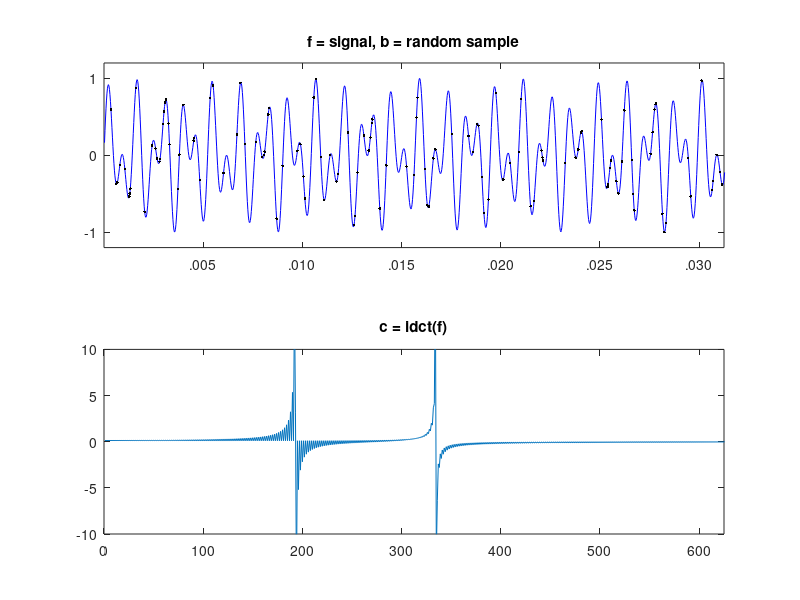

MATLAB code for this plot:
           
  disp(' 1  2  3');
  disp(' 4  5  6');
  disp(' 7  8  9');
  disp('    0  ');
choice=input('please choose a key: ');
	 switch(choice)
               case 1
                    a=697;
                    b=1209;
                case 2
                    a=697;
                    b=1336;
                case 3
                    a=697;
                    b=1477;
                case 4
                    a=770;
                    b=1209;
                case 5
                    a=770;
                    b=1336;
                case 6
                    a=770;
                    b=1477;
                case 7
                    a=852;
                    b=1209;
                case 8
                    a=852;
                    b=1336;
                case 9
                    a=852;
                    b=1477;
                case '*'
                    a=941;
                    b=1209; 
                case 0
                    a=941;
                    b=1336;
                
            otherwise
                fprintf('invalid key entered');
        end


        Fs = 40000; %sampling frequency
        t = (1:Fs/8)'/Fs; %sampling rate
        f = (sin(2*pi*a*t) + sin(2*pi*b*t))/2; %average of frequency components of the two sinusoids
        n = length(f); %n=5000
        m = ceil(n/10); %m=500
        k = randperm(n)';
        k = sort(k(1:m));
        b = f(k); %random samples
        % Plot f and b.
        % Plot idct(f) = inverse discrete cosine transform.

axf = [0 max(t)/4 -1.2 1.2];
axd = [0 n/8 -10 10];
figure(1);
subplot(2,1,1)
plot(t,f,'b-',t(k),b,'k.')
axis(axf);
set(gca,'xtick',.005:.005:.030,'ytick',-1:1, ...
   'xticklabel',{'.005','.010','.015','.020','.025','.030'})
title('f = signal, b = random sample')
subplot(2,1,2)
plot(idct(f))
axis(axd);
set(gca,'xtick',0:100:600)
title('c = idct(f)')
drawnow



sound(f,Fs)
lenb=length(b);
lenk=length(k);
lent=length(t);
save('C:\Users\abhishek_sharma92\Desktop\project\code\allBP.mat','lenb','lenk','lent','b','k','n','m','Fs','t','f','-ascii','-double','-tabs')
cont=input('Press Y to send samples to the server or N to abort: ','s');
switch(cont)
    case 'N' 
        exit;
    case 'Y' 
        client('192.168.2.5',3000,'C:\Users\abhishek_sharma92\Desktop\project\code\allBP.mat');
    case 'n'
        exit;
    case 'y'
        client('192.168.2.5',3000,'C:\Users\abhishek_sharma92\Desktop\project\code\allBP.mat');
    otherwise
        disp('wrong key');
end

    

        

